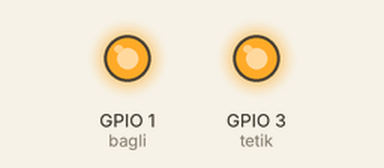
A sketch run on a simulated ESP8266 (NodeMCU). Parts: output pins drawn as LEDs (lit = HIGH). WiFi joins after 1.5 s; servers stay silent unless stated.

Above: at 0.1 s.
At 5.1 s:
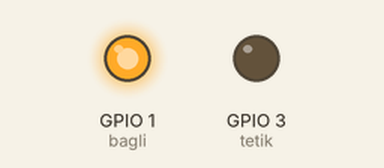
At 6.6 s:
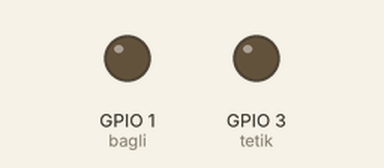
Timing chart, 0 to 8.1 s (numbered marks = the images above):
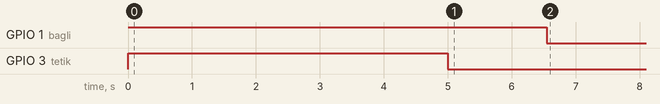

The sketch:

PrMd_ESP8266_R3.ino
```cpp
//*****************************************************************************************************
//*****************************************************************************************************
/*
      AirQ-M PROJESİ PrMd ESP8266-01 YAZILIMI

      Barkın Özsoy Ocak - 2023
*/
//*****************************************************************************************************
//*****************************************************************************************************
#include <ESP8266WiFi.h>
#include <WiFiUDP.h>
#define   LED0    2


//byte      yedek = 0;
volatile int        bagli = 1;
// GPIO 2 kütüphaneler kulanıyor
volatile int        tetik = 3;

/*
      GPIO 0 - Program Yüklemede kulanılıyor GND'ye çekmek sıkıntılı
      GPIO 1 - TX
      GPIO 2 - Wifi Programı kulanıyor, Program içinde kulanılamaz
      GPIO 3 - RX
*/


char*       ssid;
char*       password;
const String  Devicename = "PrMd";

IPAddress APlocal_IP(192, 168, 4, 1); // 192.168.0.0 – 192.168.255.255 arasında secilebilir ( C Sınıfı Ağlar)
IPAddress APgateway(192, 168, 4, 1); //
IPAddress APsubnet(255, 255, 255, 0); // C sınıfı ağların alt ağ maskesi ön tanımlı olarak 255.255.255.0 olur.

unsigned int UDPPort = 2390;

WiFiUDP Udp;

char result[20];
char packetBuffer[255];
unsigned long giris;

String uyari = "N";


void Check_WiFi_and_Connect();
void Data_From_Server();

//*****************************************************************************************************
//*****************************************************************************************************
//                            SETUP
//*****************************************************************************************************
//*****************************************************************************************************

void setup() {

  //Serial.begin(115200);

  pinMode(tetik, OUTPUT);

  pinMode(bagli, OUTPUT);
  digitalWrite(bagli, HIGH);


      digitalWrite(tetik, HIGH);
      delay(5000);
      digitalWrite(tetik, LOW); // SetUp komtrol noktası


  Check_WiFi_and_Connect();

  giris = millis();
}

//*****************************************************************************************************
//*****************************************************************************************************
//                VOID LOOP
//*****************************************************************************************************
//*****************************************************************************************************

void loop() {

  Data_From_Server();

  if (WiFi.status() != WL_CONNECTED) { Check_WiFi_and_Connect();}

  if ((millis() - giris ) > 5000  && uyari != "A" && digitalRead(tetik) ) {
    digitalWrite(tetik, LOW);
    delay(25);
  }

  if ( uyari == "A" && !digitalRead(tetik)) {
    giris = millis();
    digitalWrite(tetik, HIGH);
  }

  delay(10);
}
```

Server_Data.ino
```cpp
void Data_From_Server() {

  unsigned long tNow;
  tNow = millis();

  String esleme = "PrMd";
  esleme.toCharArray(result, esleme.length() + 1);
  Udp.beginPacket(APlocal_IP, UDPPort);
  Udp.write(result);
  Udp.endPacket();

  while (1) {

    int packetSize = Udp.parsePacket();

          if (packetSize) {
                int len = Udp.read(packetBuffer, 255);

                if (len > 0) { packetBuffer[len] = 0; }

                uyari = packetBuffer[0];

                break;
          }

          if ((millis() - tNow) > 1000) { break; }
  }

}
```

WiFi_Baglati.ino
```cpp
void Check_WiFi_and_Connect() {

       if (WiFi.status() != WL_CONNECTED) {

                  digitalWrite(bagli, HIGH);
                  delay(4);

                  WiFi.disconnect();
                  delay(20);

                  WiFi.begin("AirQ-M");
                  delay(20);

                  while (WiFi.status() != WL_CONNECTED) { delay(100); }

                  Udp.begin(UDPPort);
        }

        if (WiFi.status() == WL_CONNECTED) { digitalWrite(bagli, LOW); }

}
```
